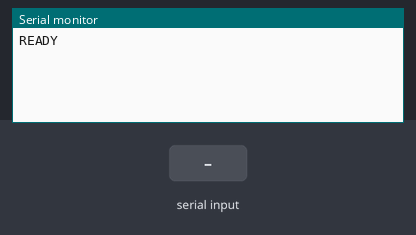
Bench run of a sketch on a simulated Arduino Mega 2560, built with avr-gcc and run on an emulated ATmega2560. Parts: the last lines printed to the serial monitor. The inputs (shaded band) are chosen by the test bench.

Above: at 2.2 s.
2.3 s: "1" received over Serial
At 3.5 s:
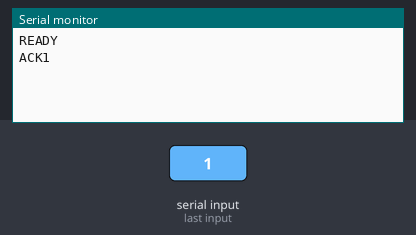
3.8 s: "0" received over Serial
At 4.8 s:
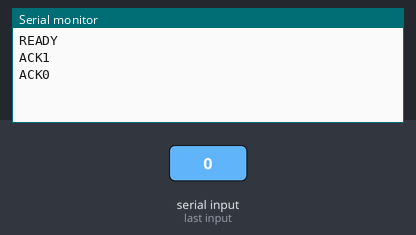

Measured:
- after the input at 2.3 s, the serial monitor: prints a new line at once (image 1)
- after the input at 3.8 s, the serial monitor: prints a new line at once (image 2)

The sketch:

Mega_projet.ino
```cpp
void setup() {
  Serial.begin(115200);
  Serial1.begin(115200);
  while (!Serial);         // Attendre que le port série soit prêt
  delay(1000);              // Laisser le temps à la connexion de s'établir
  Serial.println("READY");  // Informer le PC que l'Arduino est prêt
}

void loop() {
  if (Serial.available()) {
    char received = Serial.read();

    if (received == '1')
    {
      Serial1.println("Caractère 1 reçu du PC");
      digitalWrite(LED_BUILTIN, HIGH);
      Serial.println("ACK1");
    }
    else if (received == '0')
    {
      Serial1.println("Caractère 0 reçu du PC");
      digitalWrite(LED_BUILTIN, LOW);
      Serial.println("ACK0");
    }

  }
}
```
